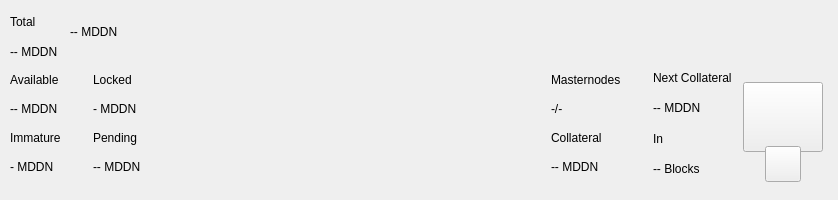
<?xml version="1.0" encoding="UTF-8"?>
<ui version="4.0">
 <class>TopBar</class>
 <widget class="QWidget" name="TopBar">
  <property name="geometry">
   <rect>
    <x>0</x>
    <y>0</y>
    <width>838</width>
    <height>200</height>
   </rect>
  </property>
  <property name="minimumSize">
   <size>
    <width>0</width>
    <height>200</height>
   </size>
  </property>
  <property name="maximumSize">
   <size>
    <width>16777215</width>
    <height>200</height>
   </size>
  </property>
  <property name="windowTitle">
   <string>Form</string>
  </property>
  <layout class="QVBoxLayout" name="verticalLayout_10" stretch="0">
   <property name="spacing">
    <number>0</number>
   </property>
   <property name="leftMargin">
    <number>0</number>
   </property>
   <property name="topMargin">
    <number>0</number>
   </property>
   <property name="rightMargin">
    <number>0</number>
   </property>
   <property name="bottomMargin">
    <number>0</number>
   </property>
   <item>
    <widget class="PFBorderImage" name="containerTop">
     <layout class="QVBoxLayout" name="verticalLayout_11">
      <property name="spacing">
       <number>0</number>
      </property>
      <property name="leftMargin">
       <number>0</number>
      </property>
      <property name="topMargin">
       <number>0</number>
      </property>
      <property name="rightMargin">
       <number>0</number>
      </property>
      <property name="bottomMargin">
       <number>0</number>
      </property>
      <item>
       <widget class="QWidget" name="top_container_2" native="true">
        <property name="minimumSize">
         <size>
          <width>0</width>
          <height>65</height>
         </size>
        </property>
        <layout class="QHBoxLayout" name="top_container">
         <property name="spacing">
          <number>0</number>
         </property>
         <property name="leftMargin">
          <number>10</number>
         </property>
         <property name="topMargin">
          <number>0</number>
         </property>
         <property name="rightMargin">
          <number>10</number>
         </property>
         <property name="bottomMargin">
          <number>0</number>
         </property>
         <item>
          <layout class="QHBoxLayout" name="horizontalLayout_4">
           <property name="spacing">
            <number>12</number>
           </property>
           <property name="rightMargin">
            <number>0</number>
           </property>
           <item>
            <widget class="QWidget" name="widgetAmount" native="true">
             <layout class="QVBoxLayout" name="verticalLayout_2">
              <property name="spacing">
               <number>2</number>
              </property>
              <property name="leftMargin">
               <number>0</number>
              </property>
              <property name="topMargin">
               <number>8</number>
              </property>
              <property name="rightMargin">
               <number>0</number>
              </property>
              <property name="bottomMargin">
               <number>0</number>
              </property>
              <item>
               <widget class="QLabel" name="labelTitle1">
                <property name="text">
                 <string>Total</string>
                </property>
               </widget>
              </item>
              <item>
               <widget class="QLabel" name="labelAmountPiv">
                <property name="text">
                 <string notr="true">-- MDDN</string>
                </property>
               </widget>
              </item>
             </layout>
            </widget>
           </item>
           <item alignment="Qt::AlignVCenter">
            <widget class="QWidget" name="widgetTopAmount" native="true">
             <property name="sizePolicy">
              <sizepolicy hsizetype="Preferred" vsizetype="Maximum">
               <horstretch>0</horstretch>
               <verstretch>0</verstretch>
              </sizepolicy>
             </property>
             <layout class="QHBoxLayout" name="horizontalLayout_5">
              <property name="spacing">
               <number>0</number>
              </property>
              <property name="leftMargin">
               <number>0</number>
              </property>
              <property name="topMargin">
               <number>0</number>
              </property>
              <property name="rightMargin">
               <number>0</number>
              </property>
              <property name="bottomMargin">
               <number>0</number>
              </property>
              <item alignment="Qt::AlignTop">
               <widget class="QLabel" name="labelAmountTopPiv">
                <property name="minimumSize">
                 <size>
                  <width>0</width>
                  <height>36</height>
                 </size>
                </property>
                <property name="styleSheet">
                 <string notr="true">padding:0px;margin:0px;</string>
                </property>
                <property name="text">
                 <string notr="true">-- MDDN</string>
                </property>
               </widget>
              </item>
             </layout>
            </widget>
           </item>
           <item>
            <spacer name="horizontalSpacer">
             <property name="orientation">
              <enum>Qt::Horizontal</enum>
             </property>
             <property name="sizeHint" stdset="0">
              <size>
               <width>40</width>
               <height>20</height>
              </size>
             </property>
            </spacer>
           </item>
           <item alignment="Qt::AlignRight">
            <widget class="QWidget" name="layoutSync" native="true">
             <property name="minimumSize">
              <size>
               <width>0</width>
               <height>36</height>
              </size>
             </property>
             <property name="maximumSize">
              <size>
               <width>16777215</width>
               <height>36</height>
              </size>
             </property>
             <layout class="QVBoxLayout" name="verticalLayout_9">
              <property name="leftMargin">
               <number>0</number>
              </property>
              <property name="topMargin">
               <number>0</number>
              </property>
              <property name="rightMargin">
               <number>0</number>
              </property>
              <property name="bottomMargin">
               <number>0</number>
              </property>
              <item>
               <widget class="ExpandableButton" name="pushButtonSync" native="true">
                <property name="minimumSize">
                 <size>
                  <width>36</width>
                  <height>36</height>
                 </size>
                </property>
                <property name="maximumSize">
                 <size>
                  <width>16777215</width>
                  <height>36</height>
                 </size>
                </property>
               </widget>
              </item>
             </layout>
            </widget>
           </item>
           <item>
            <widget class="ExpandableButton" name="pushButtonHDUpgrade" native="true">
             <property name="minimumSize">
              <size>
               <width>36</width>
               <height>36</height>
              </size>
             </property>
             <property name="maximumSize">
              <size>
               <width>16777215</width>
               <height>36</height>
              </size>
             </property>
            </widget>
           </item>
           <item>
            <widget class="ExpandableButton" name="pushButtonStack" native="true">
             <property name="minimumSize">
              <size>
               <width>36</width>
               <height>36</height>
              </size>
             </property>
             <property name="maximumSize">
              <size>
               <width>16777215</width>
               <height>36</height>
              </size>
             </property>
            </widget>
           </item>
           <item>
            <widget class="ExpandableButton" name="pushButtonConf" native="true">
             <property name="minimumSize">
              <size>
               <width>36</width>
               <height>36</height>
              </size>
             </property>
             <property name="maximumSize">
              <size>
               <width>16777215</width>
               <height>36</height>
              </size>
             </property>
            </widget>
           </item>
           <item>
            <widget class="ExpandableButton" name="pushButtonMasternodes" native="true">
             <property name="minimumSize">
              <size>
               <width>36</width>
               <height>36</height>
              </size>
             </property>
             <property name="maximumSize">
              <size>
               <width>16777215</width>
               <height>36</height>
              </size>
             </property>
            </widget>
           </item>
           <item>
            <widget class="ExpandableButton" name="pushButtonConsole" native="true">
             <property name="minimumSize">
              <size>
               <width>36</width>
               <height>36</height>
              </size>
             </property>
             <property name="maximumSize">
              <size>
               <width>16777215</width>
               <height>36</height>
              </size>
             </property>
            </widget>
           </item>
           <item>
            <widget class="ExpandableButton" name="pushButtonConnection" native="true">
             <property name="minimumSize">
              <size>
               <width>36</width>
               <height>36</height>
              </size>
             </property>
             <property name="maximumSize">
              <size>
               <width>16777215</width>
               <height>36</height>
              </size>
             </property>
            </widget>
           </item>
           <item>
            <widget class="ExpandableButton" name="pushButtonTor" native="true">
             <property name="minimumSize">
              <size>
               <width>36</width>
               <height>36</height>
              </size>
             </property>
             <property name="maximumSize">
              <size>
               <width>16777215</width>
               <height>36</height>
              </size>
             </property>
            </widget>
           </item>
           <item>
            <widget class="ExpandableButton" name="pushButtonLock" native="true">
             <property name="sizePolicy">
              <sizepolicy hsizetype="Expanding" vsizetype="Expanding">
               <horstretch>0</horstretch>
               <verstretch>0</verstretch>
              </sizepolicy>
             </property>
             <property name="minimumSize">
              <size>
               <width>36</width>
               <height>0</height>
              </size>
             </property>
             <property name="maximumSize">
              <size>
               <width>16777215</width>
               <height>36</height>
              </size>
             </property>
            </widget>
           </item>
           <item>
            <widget class="ExpandableButton" name="pushButtonTheme" native="true">
             <property name="minimumSize">
              <size>
               <width>36</width>
               <height>36</height>
              </size>
             </property>
             <property name="maximumSize">
              <size>
               <width>16777215</width>
               <height>36</height>
              </size>
             </property>
            </widget>
           </item>
           <item>
            <widget class="ExpandableButton" name="pushButtonFAQ" native="true">
             <property name="minimumSize">
              <size>
               <width>36</width>
               <height>36</height>
              </size>
             </property>
             <property name="maximumSize">
              <size>
               <width>16777215</width>
               <height>36</height>
              </size>
             </property>
            </widget>
           </item>
          </layout>
         </item>
        </layout>
       </widget>
      </item>
      <item>
       <widget class="QWidget" name="bottom_container" native="true">
        <property name="minimumSize">
         <size>
          <width>0</width>
          <height>135</height>
         </size>
        </property>
        <layout class="QHBoxLayout" name="botton_container">
         <property name="leftMargin">
          <number>10</number>
         </property>
         <property name="topMargin">
          <number>0</number>
         </property>
         <property name="rightMargin">
          <number>10</number>
         </property>
         <property name="bottomMargin">
          <number>10</number>
         </property>
         <item>
          <layout class="QHBoxLayout" name="horizontalLayout_3">
           <property name="spacing">
            <number>0</number>
           </property>
           <property name="bottomMargin">
            <number>9</number>
           </property>
           <item>
            <layout class="QVBoxLayout" name="verticalLayout_7">
             <property name="spacing">
              <number>0</number>
             </property>
             <property name="leftMargin">
              <number>0</number>
             </property>
             <property name="rightMargin">
              <number>0</number>
             </property>
             <item>
              <layout class="QHBoxLayout" name="horizontalLayout_2">
               <property name="spacing">
                <number>0</number>
               </property>
               <item>
                <layout class="QVBoxLayout" name="verticalLayout_6">
                 <item>
                  <widget class="QLabel" name="labelTitle5">
                   <property name="text">
                    <string>Available</string>
                   </property>
                  </widget>
                 </item>
                 <item>
                  <widget class="QLabel" name="labelAvailablePiv">
                   <property name="text">
                    <string>-- MDDN</string>
                   </property>
                  </widget>
                 </item>
                 <item>
                  <widget class="QLabel" name="labelTitle4">
                   <property name="text">
                    <string>Immature</string>
                   </property>
                  </widget>
                 </item>
                 <item>
                  <widget class="QLabel" name="labelImmaturePiv">
                   <property name="text">
                    <string notr="true">- MDDN</string>
                   </property>
                  </widget>
                 </item>
                </layout>
               </item>
               <item>
                <layout class="QVBoxLayout" name="verticalLayout_8">
                 <property name="leftMargin">
                  <number>32</number>
                 </property>
                 <item>
                  <widget class="QLabel" name="labelTitle6">
                   <property name="text">
                    <string>Locked</string>
                   </property>
                  </widget>
                 </item>
                 <item>
                  <widget class="QLabel" name="labelLockedPiv">
                   <property name="text">
                    <string>- MDDN</string>
                   </property>
                  </widget>
                 </item>
                 <item>
                  <widget class="QLabel" name="labelTitle3">
                   <property name="text">
                    <string>Pending</string>
                   </property>
                  </widget>
                 </item>
                 <item>
                  <widget class="QLabel" name="labelPendingPiv">
                   <property name="text">
                    <string notr="true">-- MDDN</string>
                   </property>
                  </widget>
                 </item>
                </layout>
               </item>
              </layout>
             </item>
            </layout>
           </item>
          </layout>
         </item>
         <item>
          <spacer name="horizontalSpacer_2">
           <property name="orientation">
            <enum>Qt::Horizontal</enum>
           </property>
           <property name="sizeHint" stdset="0">
            <size>
             <width>40</width>
             <height>20</height>
            </size>
           </property>
          </spacer>
         </item>
         <item>
          <layout class="QHBoxLayout" name="horizontalLayout_6">
           <property name="spacing">
            <number>0</number>
           </property>
           <property name="rightMargin">
            <number>0</number>
           </property>
           <property name="bottomMargin">
            <number>9</number>
           </property>
           <item>
            <layout class="QVBoxLayout" name="verticalLayout_5">
             <item>
              <widget class="QLabel" name="labelMasternodesTitle">
               <property name="text">
                <string>Masternodes</string>
               </property>
              </widget>
             </item>
             <item>
              <widget class="QLabel" name="labelMasternodeCount">
               <property name="text">
                <string>-/-</string>
               </property>
              </widget>
             </item>
             <item>
              <widget class="QLabel" name="labelTitle8">
               <property name="text">
                <string>Collateral</string>
               </property>
              </widget>
             </item>
             <item>
              <widget class="QLabel" name="labelCollateralPiv">
               <property name="text">
                <string notr="true">-- MDDN</string>
               </property>
              </widget>
             </item>
            </layout>
           </item>
           <item>
            <widget class="QWidget" name="widgetNextCollateral" native="true">
             <layout class="QVBoxLayout" name="verticalLayout_12">
              <property name="leftMargin">
               <number>32</number>
              </property>
              <property name="topMargin">
               <number>0</number>
              </property>
              <property name="rightMargin">
               <number>0</number>
              </property>
              <property name="bottomMargin">
               <number>0</number>
              </property>
              <item>
               <widget class="QLabel" name="labelNextMasternodesTitle">
                <property name="text">
                 <string>Next Collateral</string>
                </property>
               </widget>
              </item>
              <item>
               <widget class="QLabel" name="labelNextCollateralValue">
                <property name="text">
                 <string>-- MDDN</string>
                </property>
               </widget>
              </item>
              <item>
               <widget class="QLabel" name="labelTitle9">
                <property name="text">
                 <string>In</string>
                </property>
               </widget>
              </item>
              <item>
               <widget class="QLabel" name="labelNextCollateralBlocks">
                <property name="text">
                 <string notr="true">-- Blocks</string>
                </property>
               </widget>
              </item>
             </layout>
            </widget>
           </item>
          </layout>
         </item>
         <item>
          <widget class="QWidget" name="qrContainer" native="true">
           <property name="sizePolicy">
            <sizepolicy hsizetype="Preferred" vsizetype="Minimum">
             <horstretch>0</horstretch>
             <verstretch>0</verstretch>
            </sizepolicy>
           </property>
           <property name="minimumSize">
            <size>
             <width>90</width>
             <height>110</height>
            </size>
           </property>
           <property name="maximumSize">
            <size>
             <width>90</width>
             <height>110</height>
            </size>
           </property>
           <layout class="QVBoxLayout" name="containerQR">
            <property name="spacing">
             <number>0</number>
            </property>
            <property name="leftMargin">
             <number>5</number>
            </property>
            <property name="topMargin">
             <number>10</number>
            </property>
            <property name="rightMargin">
             <number>5</number>
            </property>
            <property name="bottomMargin">
             <number>0</number>
            </property>
            <item>
             <widget class="QPushButton" name="btnQr">
              <property name="minimumSize">
               <size>
                <width>70</width>
                <height>70</height>
               </size>
              </property>
              <property name="maximumSize">
               <size>
                <width>16777215</width>
                <height>70</height>
               </size>
              </property>
              <property name="focusPolicy">
               <enum>Qt::NoFocus</enum>
              </property>
              <property name="text">
               <string/>
              </property>
              <property name="iconSize">
               <size>
                <width>70</width>
                <height>70</height>
               </size>
              </property>
             </widget>
            </item>
            <item>
             <spacer name="verticalSpacer">
              <property name="orientation">
               <enum>Qt::Vertical</enum>
              </property>
              <property name="sizeType">
               <enum>QSizePolicy::Fixed</enum>
              </property>
              <property name="sizeHint" stdset="0">
               <size>
                <width>20</width>
                <height>20</height>
               </size>
              </property>
             </spacer>
            </item>
            <item alignment="Qt::AlignHCenter|Qt::AlignBottom">
             <widget class="QPushButton" name="pushButtonQR">
              <property name="minimumSize">
               <size>
                <width>36</width>
                <height>36</height>
               </size>
              </property>
              <property name="maximumSize">
               <size>
                <width>36</width>
                <height>36</height>
               </size>
              </property>
              <property name="focusPolicy">
               <enum>Qt::NoFocus</enum>
              </property>
              <property name="text">
               <string/>
              </property>
             </widget>
            </item>
           </layout>
          </widget>
         </item>
        </layout>
       </widget>
      </item>
     </layout>
    </widget>
   </item>
  </layout>
 </widget>
 <customwidgets>
  <customwidget>
   <class>ExpandableButton</class>
   <extends>QWidget</extends>
   <header>qt/pivx/expandablebutton.h</header>
   <container>1</container>
  </customwidget>
  <customwidget>
   <class>PFBorderImage</class>
   <extends>QFrame</extends>
   <header>qt/pivx/pfborderimage.h</header>
   <container>1</container>
  </customwidget>
 </customwidgets>
 <resources/>
 <connections/>
</ui>
